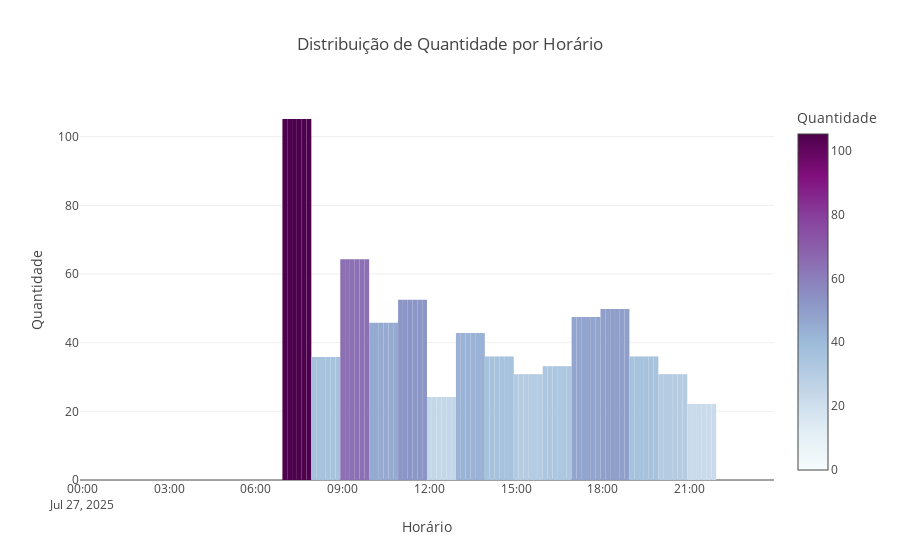

The code cell stored with this chart in its notebook:
### Code cell
fig = go.Figure(go.Bar(
    x=dataframe_acumulo['horario'],
    y=dataframe_acumulo['quantidade'],
    marker=dict(
        color=dataframe_acumulo['quantidade'],  # Cor baseada na altura
        colorscale='bupu',
        colorbar=dict(title='Quantidade')
    )
))


fig.update_layout(
    title='Distribuição de Quantidade por Horário',
    xaxis_title='Horário',
    yaxis_title='Quantidade',
    bargap=0.001,
)

### Figure 1 — Plotly figure (JSON) as saved in the notebook; plotly's stock layout.template omitted (floating-point values rounded to 4 significant figures; data arrays with more than 128 entries replaced by an {"elided": "..."} marker saying what was removed)
{"data": [{"marker": {"color": {"elided": "144 float values"}, "colorbar": {"title": {"text": "Quantidade"}}, "colorscale": [[0, "rgb(247,252,253)"], [0.125, "rgb(224,236,244)"], [0.25, "rgb(191,211,230)"], [0.375, "rgb(158,188,218)"], [0.5, "rgb(140,150,198)"], [0.625, "rgb(140,107,177)"], [0.75, "rgb(136,65,157)"], [0.875, "rgb(129,15,124)"], [1, "rgb(77,0,75)"]]}, "type": "bar", "x": {"elided": "144 str values"}, "y": {"elided": "144 float values"}}], "layout": {"bargap": 0.001, "title": {"text": "Distribuição de Quantidade por Horário"}, "xaxis": {"title": {"text": "Horário"}}, "yaxis": {"title": {"text": "Quantidade"}}}}
